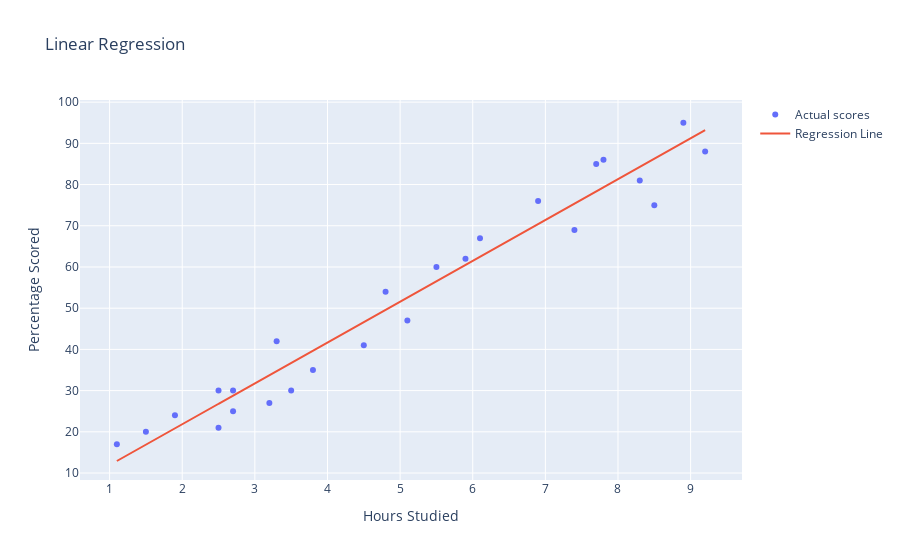

Here is the notebook cell this chart was saved with:
### Markdown cell above
Let's plot the data point we have and the linear regression line to find any relationship between the data. We can create the plot with the following script:

### Code cell
fig = go.Figure()
fig.add_trace(go.Scatter(x=student_scores['Hours'], y=student_scores['Scores'], mode='markers',
                    name='Actual scores'))
fig.add_trace(go.Scatter(x=student_scores['Hours'], y=linear_reg_eq,mode='lines',
                    name='Regression Line'))
fig.update_layout(title='Linear Regression',xaxis_title='Hours Studied',yaxis_title='Percentage Scored')
fig.show()

### Figure 1 — Plotly figure (JSON) as saved in the notebook; plotly's stock layout.template omitted (floating-point values rounded to 4 significant figures)
{"data": [{"mode": "markers", "name": "Actual scores", "type": "scatter", "x": [2.5, 5.1, 3.2, 8.5, 3.5, 1.5, 9.2, 5.5, 8.3, 2.7, 7.7, 5.9, 4.5, 3.3, 1.1, 8.9, 2.5, 1.9, 6.1, 7.4, 2.7, 4.8, 3.8, 6.9, 7.8], "y": [21, 47, 27, 75, 30, 20, 88, 60, 81, 25, 85, 62, 41, 42, 17, 95, 30, 24, 67, 69, 30, 54, 35, 76, 86]}, {"mode": "lines", "name": "Regression Line", "type": "scatter", "x": [2.5, 5.1, 3.2, 8.5, 3.5, 1.5, 9.2, 5.5, 8.3, 2.7, 7.7, 5.9, 4.5, 3.3, 1.1, 8.9, 2.5, 1.9, 6.1, 7.4, 2.7, 4.8, 3.8, 6.9, 7.8], "y": [26.79, 52.56, 33.73, 86.26, 36.71, 16.88, 93.2, 56.53, 84.28, 28.78, 78.33, 60.49, 46.62, 34.72, 12.92, 90.22, 26.79, 20.85, 62.47, 75.36, 28.78, 49.59, 39.68, 70.4, 79.32]}], "layout": {"title": {"text": "Linear Regression"}, "xaxis": {"title": {"text": "Hours Studied"}}, "yaxis": {"title": {"text": "Percentage Scored"}}}}
